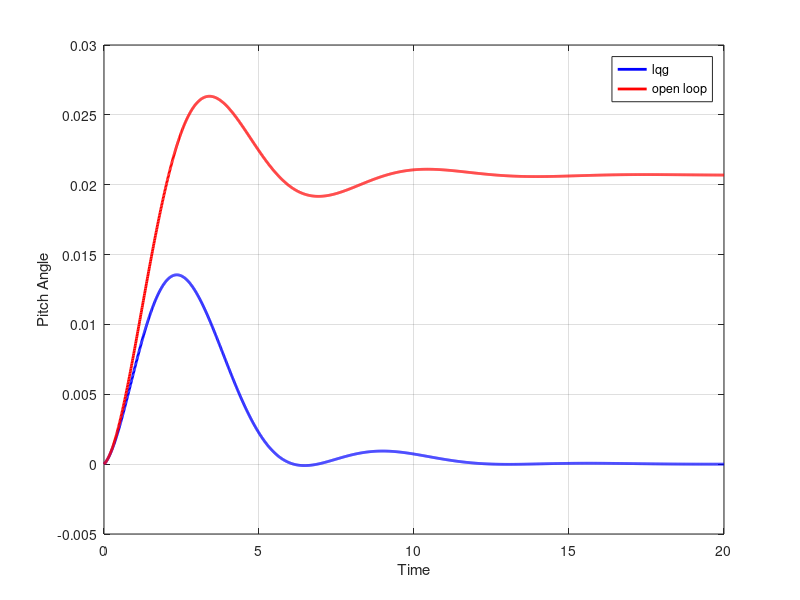

Write MATLAB code to recreate this figure.
clear all
% Define the system matrices
A = [-0.3149,235.8928,0; -0.0034,-0.4282,0; 0,1,0];
B = [-5.5079; 0.0021; 0];
C = [0,0,1];
D = 0;

% Define the disturbance matrices
% Assume a small positive value for process noise covariance
Qn = 1; % Modify as per your system's characteristics
Rn = 1; % Measurement noise covariance
Nn = 0; % Cross-correlation between process and measurement noise (assuming zero)

% Define the LQR weighting matrices
Qlqr = [0,0,0; 0,0,0; 0,0,500];
Rlqr = 1;

% Compute the LQR gain
K = lqr(A, B, Qlqr, Rlqr);

% Create state-space model Open Loop
sys = ss(A, B, C, D);

% Design the Kalman filter
[kest,L,P] = kalman(sys, Qn, Rn, Nn);

% Form the LQG regulator
Acl = [A-B*K B*K; zeros(size(A)) A-L*C];
Bcl = [B; zeros(size(B))];
Ccl = [C zeros(size(C))];
Dcl = D;

% Create state-space model Closed Loop 
sys_cl = ss(Acl, Bcl, Ccl, Dcl);

% Simulate the impulse response
t_impulse = 0:0.01:20;  % Time vector for impulse response
impulse_response_lqg = impulse(sys_cl, t_impulse);
impulse_response_openloop = impulse(sys, t_impulse);


% Plot the impulse response
figure;
plot(t_impulse, impulse_response_lqg, 'b', 'LineWidth', 2);

hold on
plot(t_impulse, impulse_response_openloop, 'r', 'LineWidth', 2);
xlabel('Time');
ylabel('Pitch Angle');

legend({'lqg','open loop'},'Location','northeast')
grid on;
